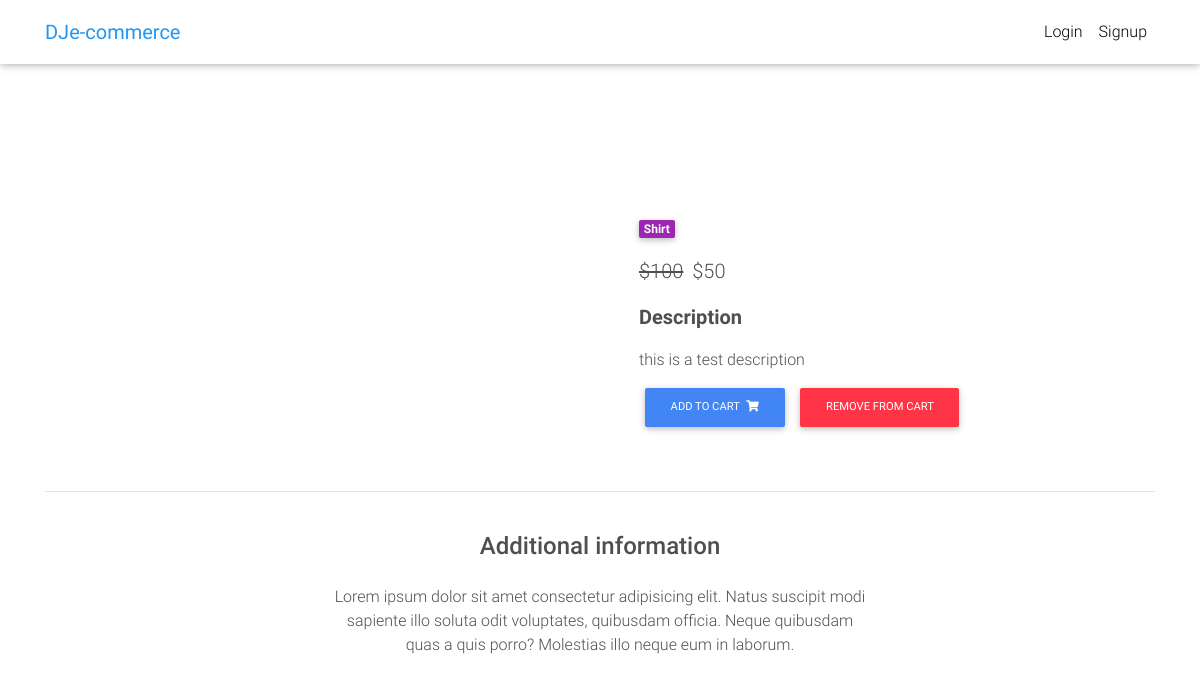
The page /product/test-product/ on the database its author committed.
### core/models.py (models this page shows, shortened)
class Item(models.Model):
    title = models.CharField(max_length=100)
    price = models.IntegerField()
    discount_price = models.IntegerField(blank=True, null=True)
    category = models.CharField(choices=CATEGORY_CHOICES, max_length=2)
    label = models.CharField(choices=LABEL_CHOICES, max_length=1)
    slug = models.SlugField()
    description = models.TextField(default="this is a test description")
    def get_add_to_cart_url(self):
        return reverse("core:add-to-cart", kwargs={
            'slug': self.slug
        })
    def get_remove_from_cart_url(self):
        return reverse("core:remove-from-cart", kwargs={
            'slug': self.slug
        })

### core/views.py (the view)
# urls.py: path('product/<slug>/',views.ItemDetailView.as_view(), name='product'),
class ItemDetailView(DetailView):
    model = Item
    template_name = "product.html"

### templates/product.html (shortened to what this page needs)
{% extends "base.html" %}
{% block content %}
  <main class="mt-5 pt-4">
    <div class="container dark-grey-text mt-5">
      <div class="row wow fadeIn">
        <div class="col-md-6 mb-4">
        </div>
        <div class="col-md-6 mb-4">
          <div class="p-4">
            <div class="mb-3">
              <a href="">
                <span class="badge purple mr-1">{{ object.get_category_display }}</span>
              </a>
            </div>
            <p class="lead">
              {% if object.discount_price %}
              <span class="mr-1">
                <del>${{ object.price }}</del>
              </span>
              <span>${{ object.discount_price }}</span>
              {% else %}
              <span>${{ object.price }}</span>
              {% endif %}
            </p>
            <p class="lead font-weight-bold">Description</p>
            <p>{{ object.description }}</p>
            <a href="{{ object.get_add_to_cart_url }}" class="btn btn-primary btn-md my-0 p">
              Add to cart
              <i class="fas fa-shopping-cart ml-1"></i>
            </a>
            <a href="{{ object.get_remove_from_cart_url }}" class="btn btn-danger btn-md my-0 p">
              Remove from cart
            </a>
          </div>
        </div>
      </div>
      <hr>
      <div class="row d-flex justify-content-center wow fadeIn">
        <div class="col-md-6 text-center">
          <h4 class="my-4 h4">Additional information</h4>
          <p>Lorem ipsum dolor sit amet consectetur adipisicing elit. Natus suscipit modi sapiente illo soluta odit
            voluptates,
            quibusdam officia. Neque quibusdam quas a quis porro? Molestias illo neque eum in laborum.</p>
        </div>
      </div>
      <div class="row wow fadeIn">
        <div class="col-lg-4 col-md-12 mb-4">
        </div>
        <div class="col-lg-4 col-md-6 mb-4">
        </div>
        <div class="col-lg-4 col-md-6 mb-4">
        </div>
      </div>
    </div>
  </main>
{% endblock content %}

### templates/base.html (style rules this page uses)
html, body, header, .carousel { height: 60vh; }

### rows shown on the page
Item: category "Shirt", price "100", discount_price "50", description "this is a test description"
